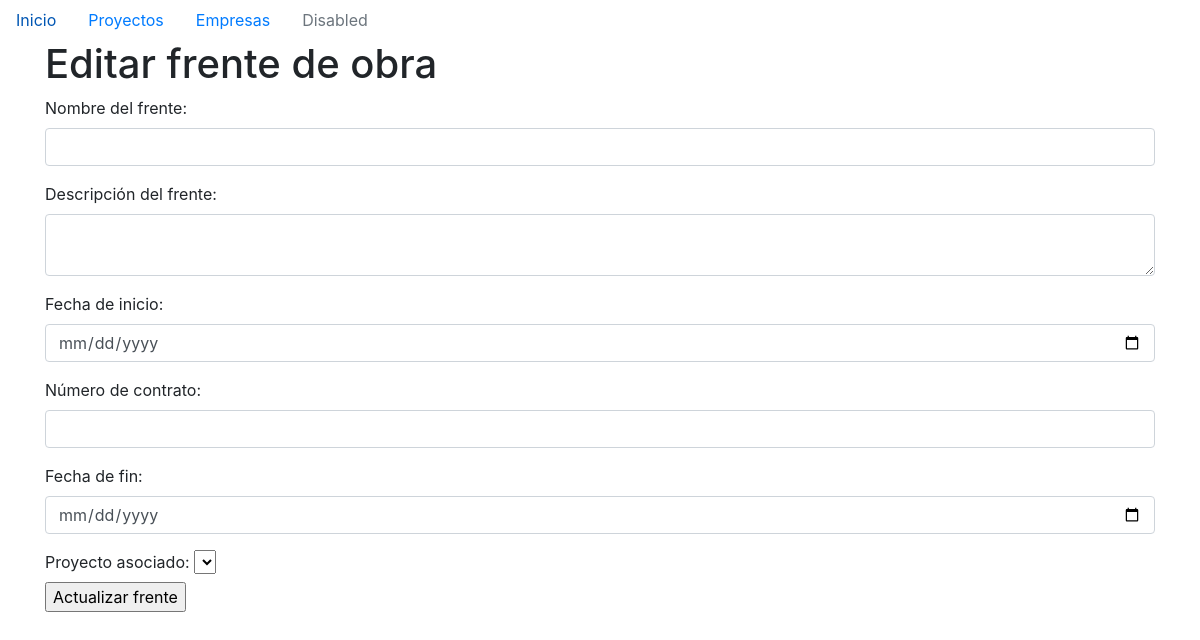
/proyecto/detalles/2/frente/2/editar, run on an earlier commit of the app's database.
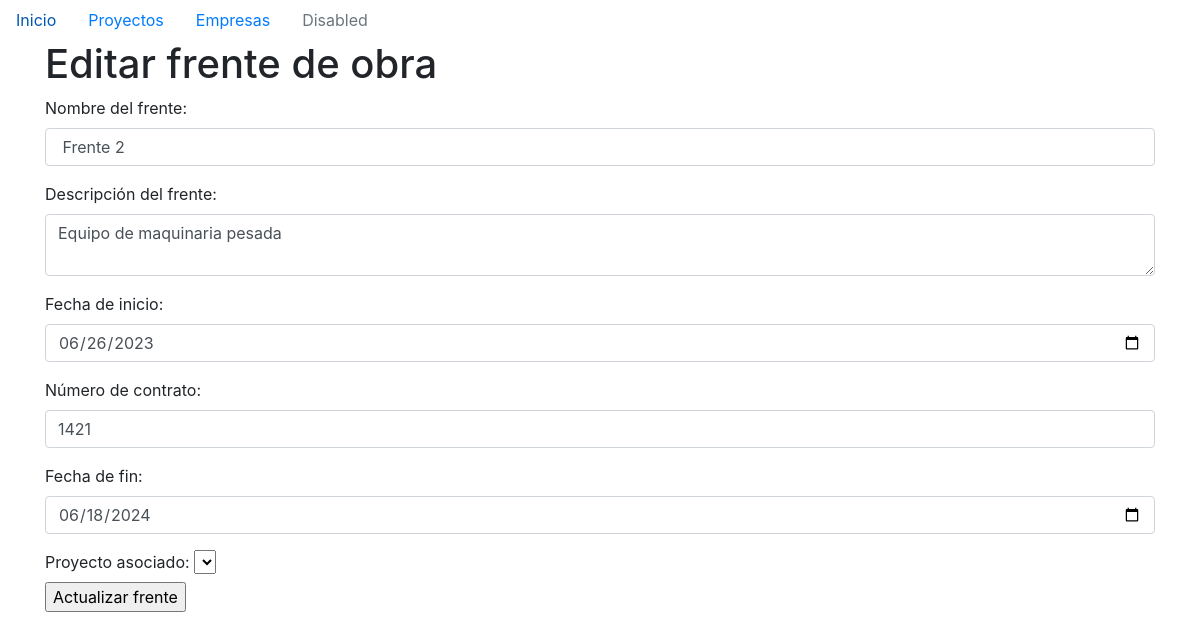
And on a later commit of the database.
### models/frente.py (models this page shows)
class Frente(db.Model):
    id = db.Column(db.Integer, primary_key=True)
    nombre = db.Column(db.String(100), nullable=False)
    descripcion = db.Column(db.String(200), nullable=False)
    fecha_inicio = db.Column(db.Date, nullable=False)
    no_contrato = db.Column(db.String(50), nullable=False)
    fecha_final = db.Column(db.Date, nullable=False)
    proyecto_id = db.Column(db.Integer, db.ForeignKey('proyecto.id'), nullable=False)
    proyecto = db.relationship('Proyecto', backref=db.backref('frentes', lazy=True))
    catalogos_relacionados = db.relationship('Catalogo', backref='frente', lazy=True)
    empresa_id = db.Column(db.Integer, db.ForeignKey('empresa.id'), nullable=False)
    empresa = db.relationship('Empresa', backref=db.backref('frentes', lazy=True))

### main.py (the view, shortened to what this page needs)
@app.route('/proyecto/detalles/<int:id>/frente/<int:proyecto_id>/editar', methods=['POST','GET'])
def editar_frente(proyecto_id,id):
    frente = Frente.query.get(proyecto_id)
    proyecto = Proyecto.query.get(id)
    return render_template('edit_frentes.html',proyecto=proyecto,frente=frente)

### templates/edit_frentes.html (shortened to what this page needs)
{% extends 'base.html' %}
{% block content %}
<h1>Editar frente de obra</h1>
<form action="/proyecto/detalles/{{proyecto.id}}/frente/{{frente.proyecto_id}}/editar" method="POST">
    <div class="form-group">
      <label for="nombre">Nombre del frente:</label>
      <input type="text" id="nombre" name="nombre" class="form-control" required value=" {{frente.nombre}}">
    </div>
    <div class="form-group">
      <label for="descripcion">Descripción del frente:</label>
      <textarea id="descripcion" name="descripcion" class="form-control" required>{{frente.descripcion}}</textarea>
    </div>
    <div class="form-group">
      <label for="fecha_inicio">Fecha de inicio:</label>
      <input type="date" id="fecha_inicio" name="fecha_inicio" class="form-control" required value="{{ frente.fecha_inicio.strftime('%Y-%m-%d') if frente.fecha_inicio else '' }}">
    </div>
    <div class="form-group">
        <label for="no_contrato">Número de contrato:</label>
        <input type="text" id="no_contrato" name="no_contrato" class="form-control" required value="{{frente.no_contrato}}">
      </div>
    <div class="form-group">
      <label for="fecha_final">Fecha de fin:</label>
      <input type="date" id="fecha_final" name="fecha_final" class="form-control" required value="{{frente.fecha_final.strftime('%Y-%m-%d') if frente.fecha_final else ''}}">
    </div>
    <label for="{{proyecto.id}}">Proyecto asociado:</label>
    <select name="{{proyecto.id}}">
    </select><br>
    <input type="submit" name="accion" value="Actualizar frente">
  </form>
{% endblock %}

What changed in the data, as far as the page shows it:
added Frente: nombre "Frente 2", descripcion "Equipo de maquinaria pesada", fecha_inicio "06/26/2023", no_contrato "1421", fecha_final "06/18/2024"
